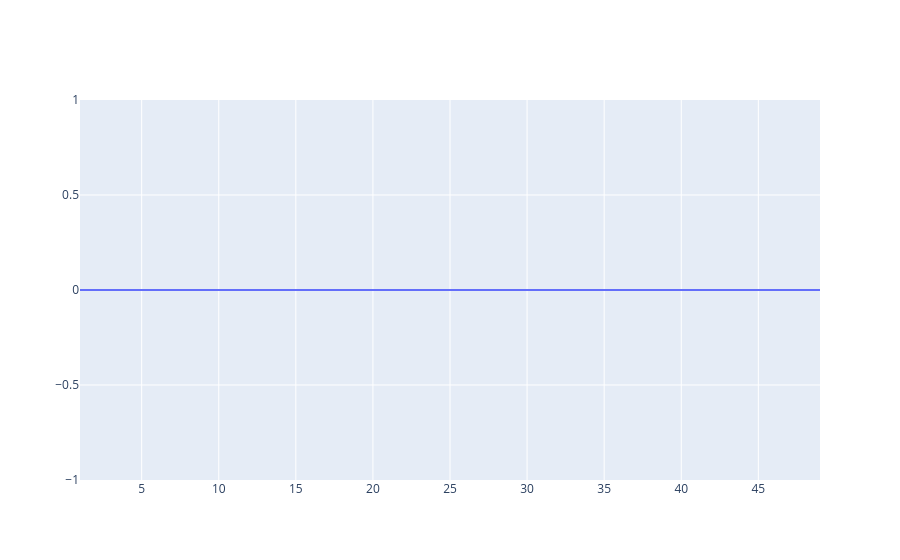

Notebook cell for this chart:
### Markdown cell above
Plot the convergence curve:

### Code cell
trace = go.Scatter(
    x = np.arange(1, max_iter),
    y = E
)
data = [trace]
py.iplot(data)

### Figure 1 — Plotly figure (JSON) as saved in the notebook; plotly's stock layout.template omitted (floating-point values rounded to 4 significant figures)
{"data": [{"type": "scatter", "x": [1, 2, 3, 4, 5, 6, 7, 8, 9, 10, 11, 12, 13, 14, 15, 16, 17, 18, 19, 20, 21, 22, 23, 24, 25, 26, 27, 28, 29, 30, 31, 32, 33, 34, 35, 36, 37, 38, 39, 40, 41, 42, 43, 44, 45, 46, 47, 48, 49], "y": [0, 0, 0, 0, 0, 0, 0, 0, 0, 0, 0, 0, 0, 0, 0, 0, 0, 0, 0, 0, 0, 0, 0, 0, 0, 0, 0, 0, 0, 0, 0, 0, 0, 0, 0, 0, 0, 0, 0, 0, 0, 0, 0, 0, 0, 0, 0, 0, 0, 0]}], "layout": {}}
